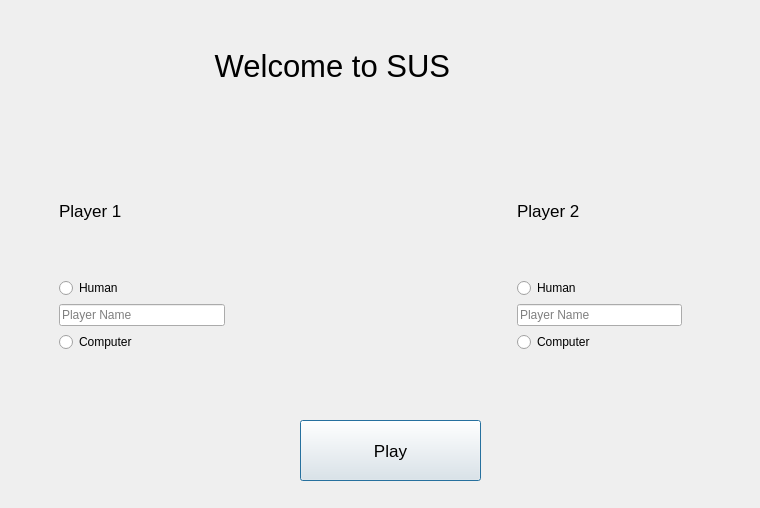
<?xml version="1.0" encoding="UTF-8"?>
<ui version="4.0">
 <class>PlayerSelector</class>
 <widget class="QDialog" name="PlayerSelector">
  <property name="geometry">
   <rect>
    <x>0</x>
    <y>0</y>
    <width>760</width>
    <height>508</height>
   </rect>
  </property>
  <property name="windowTitle">
   <string>Dialog</string>
  </property>
  <widget class="QLabel" name="label">
   <property name="geometry">
    <rect>
     <x>120</x>
     <y>30</y>
     <width>531</width>
     <height>71</height>
    </rect>
   </property>
   <property name="font">
    <font>
     <pointsize>23</pointsize>
    </font>
   </property>
   <property name="text">
    <string>           Welcome to SUS</string>
   </property>
  </widget>
  <widget class="QWidget" name="layoutWidget">
   <property name="geometry">
    <rect>
     <x>50</x>
     <y>140</y>
     <width>641</width>
     <height>221</height>
    </rect>
   </property>
   <layout class="QHBoxLayout" name="horizontalLayout">
    <item>
     <widget class="QWidget" name="widget" native="true">
      <layout class="QVBoxLayout" name="verticalLayout_3">
       <item>
        <widget class="QLabel" name="label_2">
         <property name="font">
          <font>
           <pointsize>13</pointsize>
          </font>
         </property>
         <property name="text">
          <string>Player 1</string>
         </property>
        </widget>
       </item>
       <item>
        <widget class="QRadioButton" name="radioButton">
         <property name="text">
          <string>Human</string>
         </property>
         <property name="icon">
          <iconset theme="QIcon::ThemeIcon::UserAvailable"/>
         </property>
        </widget>
       </item>
       <item>
        <widget class="QLineEdit" name="lineEdit">
         <property name="placeholderText">
          <string>Player Name</string>
         </property>
        </widget>
       </item>
       <item>
        <widget class="QRadioButton" name="radioButton_2">
         <property name="text">
          <string>Computer</string>
         </property>
         <property name="icon">
          <iconset theme="QIcon::ThemeIcon::Computer"/>
         </property>
        </widget>
       </item>
      </layout>
     </widget>
    </item>
    <item>
     <layout class="QVBoxLayout" name="verticalLayout"/>
    </item>
    <item>
     <spacer name="horizontalSpacer">
      <property name="orientation">
       <enum>Qt::Orientation::Horizontal</enum>
      </property>
      <property name="sizeHint" stdset="0">
       <size>
        <width>268</width>
        <height>20</height>
       </size>
      </property>
     </spacer>
    </item>
    <item>
     <layout class="QVBoxLayout" name="verticalLayout_2">
      <item>
       <widget class="QWidget" name="widget_2" native="true">
        <layout class="QVBoxLayout" name="verticalLayout_4">
         <item>
          <widget class="QLabel" name="label_3">
           <property name="font">
            <font>
             <pointsize>13</pointsize>
            </font>
           </property>
           <property name="text">
            <string>Player 2</string>
           </property>
          </widget>
         </item>
         <item>
          <widget class="QRadioButton" name="radioButton_3">
           <property name="text">
            <string>Human</string>
           </property>
           <property name="icon">
            <iconset theme="QIcon::ThemeIcon::UserAvailable"/>
           </property>
          </widget>
         </item>
         <item>
          <widget class="QLineEdit" name="lineEdit_2">
           <property name="placeholderText">
            <string>Player Name</string>
           </property>
          </widget>
         </item>
         <item>
          <widget class="QRadioButton" name="radioButton_4">
           <property name="text">
            <string>Computer</string>
           </property>
           <property name="icon">
            <iconset theme="QIcon::ThemeIcon::Computer"/>
           </property>
          </widget>
         </item>
        </layout>
       </widget>
      </item>
     </layout>
    </item>
   </layout>
  </widget>
  <widget class="QPushButton" name="pushButton">
   <property name="geometry">
    <rect>
     <x>300</x>
     <y>420</y>
     <width>181</width>
     <height>61</height>
    </rect>
   </property>
   <property name="font">
    <font>
     <pointsize>13</pointsize>
    </font>
   </property>
   <property name="text">
    <string>Play</string>
   </property>
  </widget>
 </widget>
 <resources/>
 <connections/>
</ui>
